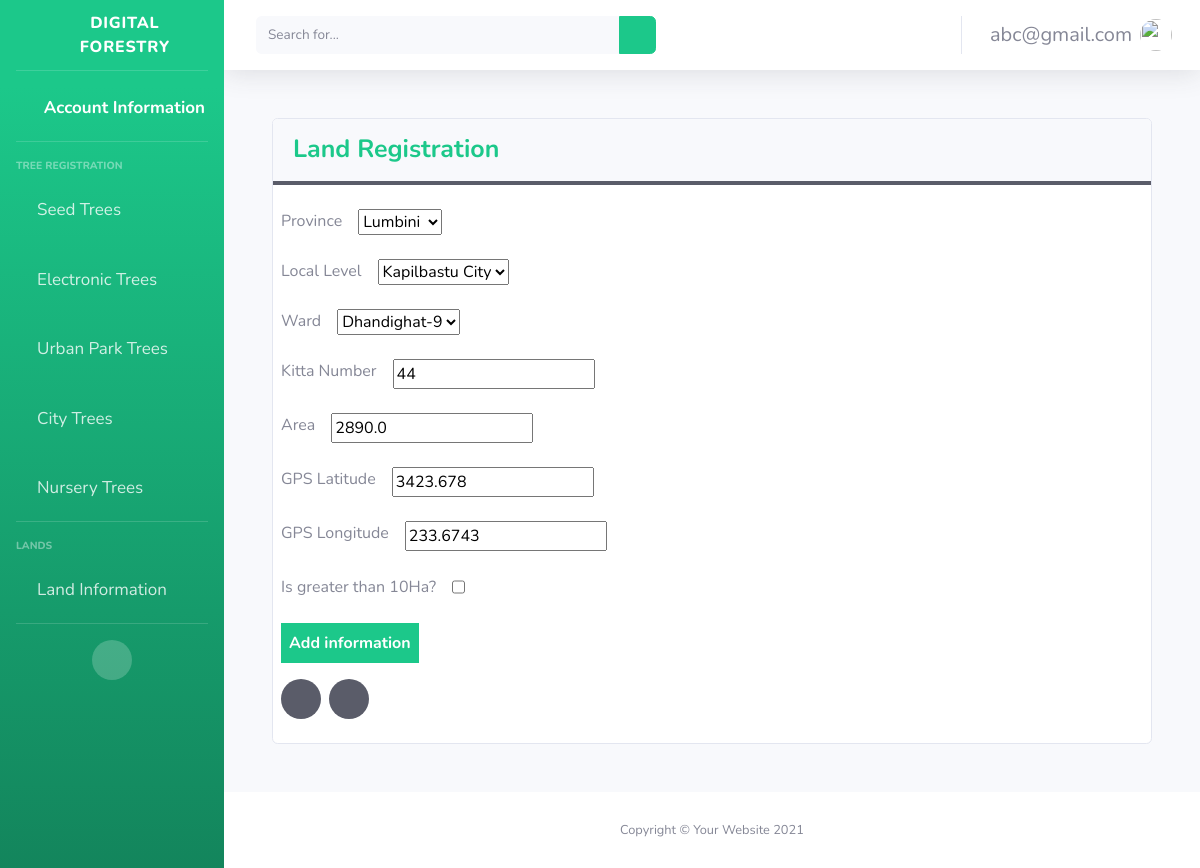
/home/land-information/edit/3 (signed in), run on an earlier commit of the app's database.
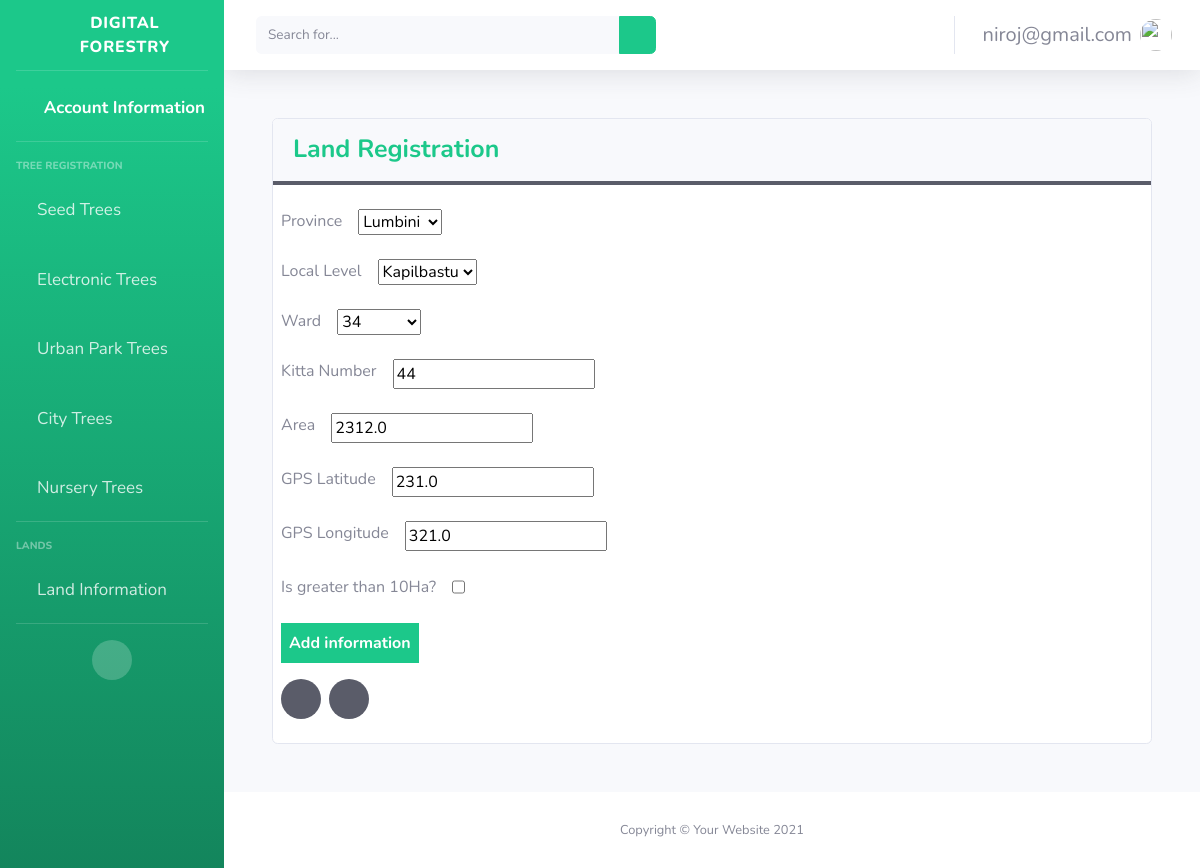
And on a later commit of the database.
### main/models.py (models this page shows, shortened)
class CustomUser(AbstractUser):
    username = None
    first_name = None
    last_name = None
    email = models.EmailField(max_length=200, unique=True)
    USERNAME_FIELD = "email"
    REQUIRED_FIELDS = []
    objects = CustomUserManager()

class LandInformation(models.Model):
    user = models.ForeignKey(CustomUser, on_delete=models.CASCADE)
    province = models.ForeignKey(Province,on_delete=models.CASCADE)
    local_level = models.ForeignKey(LocalLevel, on_delete=models.CASCADE)
    ward = models.ForeignKey(Ward, on_delete=models.CASCADE)
    kitta_number = models.CharField(max_length=200)
    area = models.FloatField()
    gps_longitude = models.FloatField()
    gps_latitude = models.FloatField()
    is_greater_than_10Ha = models.BooleanField(default=False)

### main/views.py (the view)
# urls.py: path('home/land-information/edit/<int:land_information_id>', views.land_information_edit, name="land_information_edit"),
@login_required(login_url="/")
def land_information_edit(request, land_information_id):
    try:
        land_information_instance = get_object_or_404(LandInformation, pk=land_information_id)
        if request.method == "POST":
            form = LandInformationForm(request.POST, instance=land_information_instance)
            if form.is_valid():
                form.save()
                return redirect("main:land_information")
        form = LandInformationForm(instance=land_information_instance)
        return render(request, 'main/landinfoform.html', {"form":form})
    except Exception as e:
        print(e)
        return render(request, "main/landinfo.html", {})

### main/custom_auth_backend.py (called while the page is built)
    def get_user(self, user_id):
        try:
            return CustomUser.objects.get(pk=user_id)
        except CustomUser.DoesNotExist:
            return None

### main/models.py (called while the page is built)
    def __str__(self):
        return self.name

    def __str__(self):
        return self.name

    def __str__(self):
        return self.name

### main/templates/main/landinfoform.html (shortened to what this page needs)
{% extends "signups/base.html" %}
{% load static %}
  {% block content %}
  <body>
    <div class="card m-5">
      <div class="card-header font-weight-bold text-success border-bottom-dark">
        Land Registration
      </div>
      <div class="content p-2">
        <form
          method="POST"
          id="landForm"
          local-level-data-url="{% url 'main:ajax_load_local_level' %}"
          ward-data-url="{% url 'main:ajax_load_ward' %}"
        >
          <div class="mt-3">
            <div class="input-box d-flex mb-4">
              <span class="mr-3">Province</span>
              {{ form.province }}
            </div>
            <div class="input-box d-flex mb-4">
              <span class="mr-3">Local Level</span>
              {{ form.local_level }}
            </div>
            <div class="input-box d-flex mb-4">
              <span class="mr-3">Ward</span>
              {{ form.ward }}
            </div>
            <div class="input-box d-flex mb-4">
              <span class="mr-3">Kitta Number</span>
              {{ form.kitta_number }}
            </div>
            <div class="input-box d-flex mb-4">
              <span class="mr-3">Area</span>
              {{ form.area }}
            </div>
            <div class="input-box d-flex mb-4">
              <span class="mr-3">GPS Latitude</span>
              {{ form.gps_latitude }}
            </div>
            <div class="input-box d-flex mb-4">
              <span class="mr-3">GPS Longitude</span>
              {{ form.gps_longitude }}
            </div>
            <div class="input-box d-flex mb-4">
              <span class="mr-3">Is greater than 10Ha?</span>
              {{ form.is_greater_than_10Ha }}
            </div>
          </div>
          <div class="mb-3">
            <input
              type="submit"
              value="Add information"
              class="btn-success border-0 p-2 font-weight-bold"
            />
          </div>
          <div class="d-flex">
            <p> <a href="{%url 'main:land_information'%}" class="text-dark btn-dark btn-circle  text-gray-100 mr-2"><i class="fa fa-chevron-left"></i></a></p>
            <p> <a href="{%url 'main:home'%}" class="text-dark btn-dark btn-circle  text-gray-100"><i class="fa fa-home"></i></a></p>
          </div>
        </form>
      </div>
    </div>
  </body>
  {% endblock %}

### main/templates/signups/base.html (shortened to what the changed rows need)
{% load static %}
<!DOCTYPE html>
<html lang="en">
  <head>
    <link
      href="{% static 'vendor/fontawesome-free/css/all.min.css' %}"
      rel="stylesheet"
      type="text/css"
    />
    <link href=" {% static 'css/sb-admin-2.min.css'%} " rel="stylesheet" />
  </head>
  <body id="page-top">
    <div id="wrapper">
      <div id="content-wrapper" class="d-flex flex-column">
        <div id="content">
          <nav
            class="navbar navbar-expand navbar-light bg-white topbar mb-4 static-top shadow"
          >
            <ul class="navbar-nav ml-auto">
              <li class="nav-item dropdown no-arrow">
                <a
                  class="nav-link dropdown-toggle"
                  href="#"
                  id="userDropdown"
                  role="button"
                  data-toggle="dropdown"
                  aria-haspopup="true"
                  aria-expanded="false"
                >
                  <span class="mr-2 d-none d-lg-inline text-gray-600 small"
                    >{{user}}</span
                  >
                  <img
                    class="img-profile rounded-circle"
                    src="{%static 'img/undraw_profile.svg'%}"
                  />
                </a>
              </li>
            </ul>
          </nav>
          <div class="content-wrapper">
            {% block content %}{% endblock %}
          </div>
        </div>
      </div>
    </div>
  </body>
</html>

What changed in the data, as far as the page shows it:
changed CustomUser: email "abc@gmail.com" → "niroj@gmail.com"
changed LandInformation "Lumbini": local_level "Kapilbastu City" → "Kapilbastu"; ward "Dhandighat-9" → "34"; area "2890.0" → "2312.0"; gps_latitude "3423.678" → "231.0"; gps_longitude "233.6743" → "321.0"
